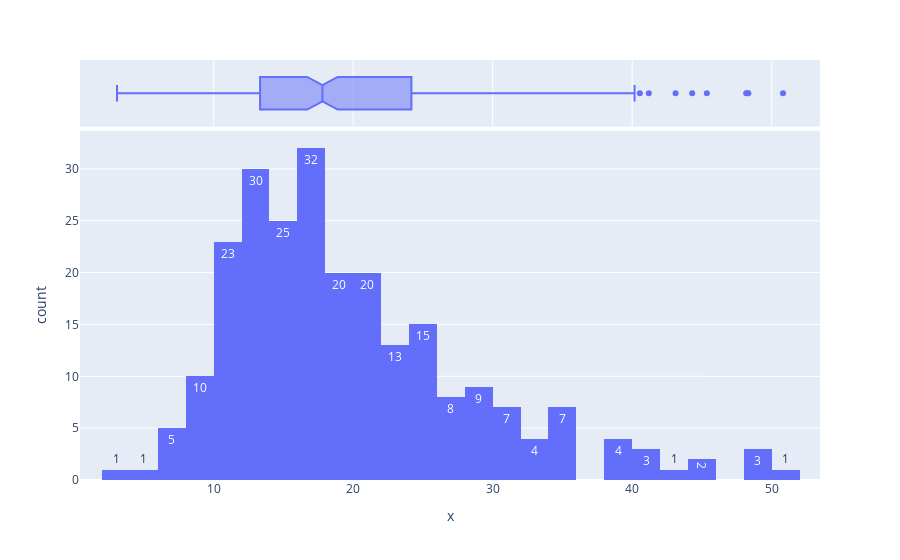

Notebook code for this chart:
### Code cell
#histogram
fig = px.histogram(x= df['total_bill'],text_auto=True,marginal='box')
fig.show()

### Figure 1 — Plotly figure (JSON) as saved in the notebook; plotly's stock layout.template omitted (floating-point values rounded to 4 significant figures; data arrays with more than 128 entries replaced by an {"elided": "..."} marker saying what was removed)
{"data": [{"bingroup": "x", "hovertemplate": "x=%{x}<br>count=%{y}<extra></extra>", "legendgroup": "", "marker": {"color": "#636efa", "pattern": {"shape": ""}}, "name": "", "orientation": "v", "showlegend": false, "texttemplate": "%{value}", "type": "histogram", "x": {"elided": "244 float values"}, "xaxis": "x", "yaxis": "y"}, {"hovertemplate": "x=%{x}<extra></extra>", "legendgroup": "", "marker": {"color": "#636efa"}, "name": "", "notched": true, "showlegend": false, "type": "box", "x": {"elided": "244 float values"}, "xaxis": "x2", "yaxis": "y2"}], "layout": {"barmode": "relative", "legend": {"tracegroupgap": 0}, "margin": {"t": 60}, "xaxis": {"anchor": "y", "domain": [0, 1], "title": {"text": "x"}}, "xaxis2": {"anchor": "y2", "domain": [0, 1], "matches": "x", "showgrid": true, "showticklabels": false}, "yaxis": {"anchor": "x", "domain": [0, 0.8316], "title": {"text": "count"}}, "yaxis2": {"anchor": "x2", "domain": [0.8416, 1], "matches": "y2", "showgrid": false, "showline": false, "showticklabels": false, "ticks": ""}}}
